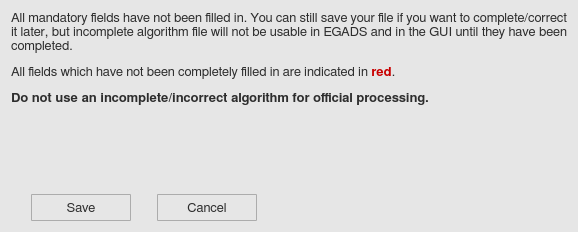
<?xml version="1.0" encoding="UTF-8"?>
<ui version="4.0">
 <class>fillWindow</class>
 <widget class="QWidget" name="fillWindow">
  <property name="geometry">
   <rect>
    <x>0</x>
    <y>0</y>
    <width>578</width>
    <height>232</height>
   </rect>
  </property>
  <property name="minimumSize">
   <size>
    <width>0</width>
    <height>0</height>
   </size>
  </property>
  <property name="maximumSize">
   <size>
    <width>16777215</width>
    <height>16777215</height>
   </size>
  </property>
  <property name="font">
   <font>
    <family>FreeSans</family>
    <pointsize>10</pointsize>
    <stylestrategy>PreferAntialias</stylestrategy>
    <kerning>true</kerning>
   </font>
  </property>
  <property name="windowTitle">
   <string>Warning</string>
  </property>
  <property name="windowIcon">
   <iconset>
    <normaloff>icons/warning_popup_icon.svg</normaloff>icons/warning_popup_icon.svg</iconset>
  </property>
  <property name="styleSheet">
   <string notr="true">QWidget {
	background-color: rgb(230,230,230);
}</string>
  </property>
  <layout class="QGridLayout" name="gridLayout">
   <item row="0" column="0">
    <widget class="QLabel" name="fw_label_1">
     <property name="sizePolicy">
      <sizepolicy hsizetype="Expanding" vsizetype="Expanding">
       <horstretch>0</horstretch>
       <verstretch>0</verstretch>
      </sizepolicy>
     </property>
     <property name="minimumSize">
      <size>
       <width>0</width>
       <height>0</height>
      </size>
     </property>
     <property name="maximumSize">
      <size>
       <width>16777215</width>
       <height>16777215</height>
      </size>
     </property>
     <property name="font">
      <font>
       <family>FreeSans</family>
       <pointsize>10</pointsize>
       <weight>50</weight>
       <bold>false</bold>
       <stylestrategy>PreferAntialias</stylestrategy>
       <kerning>true</kerning>
      </font>
     </property>
     <property name="styleSheet">
      <string notr="true">QLabel {
	color: rgb(45,45,45);
}</string>
     </property>
     <property name="text">
      <string>&lt;html&gt;&lt;head/&gt;&lt;body&gt;&lt;p align=&quot;justify&quot;&gt;All mandatory fields have not been filled in. You can still save your file if you want to complete/correct it later, but incomplete algorithm file will not be usable in EGADS and in the GUI until they have been completed.&lt;/p&gt;&lt;p align=&quot;justify&quot;&gt;All fields which have not been completely filled in are indicated in &lt;span style=&quot; font-weight:600; color:#c80000;&quot;&gt;red&lt;/span&gt;.&lt;/p&gt;&lt;p align=&quot;justify&quot;&gt;&lt;span style=&quot; font-weight:600;&quot;&gt;Do not use an incomplete/incorrect algorithm for official processing.&lt;/span&gt;&lt;/p&gt;&lt;/body&gt;&lt;/html&gt;</string>
     </property>
     <property name="alignment">
      <set>Qt::AlignLeading|Qt::AlignLeft|Qt::AlignTop</set>
     </property>
     <property name="wordWrap">
      <bool>true</bool>
     </property>
    </widget>
   </item>
   <item row="1" column="0">
    <spacer name="verticalSpacer">
     <property name="orientation">
      <enum>Qt::Vertical</enum>
     </property>
     <property name="sizeType">
      <enum>QSizePolicy::Fixed</enum>
     </property>
     <property name="sizeHint" stdset="0">
      <size>
       <width>20</width>
       <height>20</height>
      </size>
     </property>
    </spacer>
   </item>
   <item row="2" column="0">
    <layout class="QHBoxLayout" name="horizontalLayout_2">
     <item>
      <spacer name="horizontalSpacer_4">
       <property name="orientation">
        <enum>Qt::Horizontal</enum>
       </property>
       <property name="sizeType">
        <enum>QSizePolicy::Fixed</enum>
       </property>
       <property name="sizeHint" stdset="0">
        <size>
         <width>20</width>
         <height>20</height>
        </size>
       </property>
      </spacer>
     </item>
     <item>
      <widget class="QToolButton" name="fw_okButton">
       <property name="minimumSize">
        <size>
         <width>100</width>
         <height>27</height>
        </size>
       </property>
       <property name="maximumSize">
        <size>
         <width>100</width>
         <height>27</height>
        </size>
       </property>
       <property name="font">
        <font>
         <family>FreeSans</family>
         <pointsize>10</pointsize>
         <weight>50</weight>
         <bold>false</bold>
         <stylestrategy>PreferDefault</stylestrategy>
         <kerning>true</kerning>
        </font>
       </property>
       <property name="styleSheet">
        <string notr="true">QToolButton {
	border: 1px solid #acacac;
	border-radius: 1px;
	background-color: qlineargradient(x1:0, y1:0, x2:0, y2:1,
									stop:0 #f0f0f0, stop:1 #e5e5e5);
	color: rgb(45,45,45);
}

QToolButton:hover {
	border: 1px solid #7eb4ea;
	border-radius: 1px;
	background-color: qlineargradient(x1:0, y1:0, x2:0, y2:1,
									stop:0 #ecf4fc, stop:1 #dcecfc);
}

QToolButton:pressed {
	border: 1px solid #579de5;
	border-radius: 1px;
	background-color: qlineargradient(x1:0, y1:0, x2:0, y2:1,
									stop:0 #daecfc, stop:1 #c4e0fc);
}</string>
       </property>
       <property name="text">
        <string>Save</string>
       </property>
       <property name="toolButtonStyle">
        <enum>Qt::ToolButtonTextOnly</enum>
       </property>
      </widget>
     </item>
     <item>
      <spacer name="horizontalSpacer_3">
       <property name="orientation">
        <enum>Qt::Horizontal</enum>
       </property>
       <property name="sizeType">
        <enum>QSizePolicy::Fixed</enum>
       </property>
       <property name="sizeHint" stdset="0">
        <size>
         <width>20</width>
         <height>20</height>
        </size>
       </property>
      </spacer>
     </item>
     <item>
      <widget class="QToolButton" name="fw_cancelButton">
       <property name="minimumSize">
        <size>
         <width>100</width>
         <height>27</height>
        </size>
       </property>
       <property name="maximumSize">
        <size>
         <width>100</width>
         <height>27</height>
        </size>
       </property>
       <property name="font">
        <font>
         <family>FreeSans</family>
         <pointsize>10</pointsize>
         <weight>50</weight>
         <bold>false</bold>
         <stylestrategy>PreferDefault</stylestrategy>
         <kerning>true</kerning>
        </font>
       </property>
       <property name="styleSheet">
        <string notr="true">QToolButton {
	border: 1px solid #acacac;
	border-radius: 1px;
	background-color: qlineargradient(x1:0, y1:0, x2:0, y2:1,
									stop:0 #f0f0f0, stop:1 #e5e5e5);
	color: rgb(45,45,45);
}

QToolButton:hover {
	border: 1px solid #7eb4ea;
	border-radius: 1px;
	background-color: qlineargradient(x1:0, y1:0, x2:0, y2:1,
									stop:0 #ecf4fc, stop:1 #dcecfc);
}

QToolButton:pressed {
	border: 1px solid #579de5;
	border-radius: 1px;
	background-color: qlineargradient(x1:0, y1:0, x2:0, y2:1,
									stop:0 #daecfc, stop:1 #c4e0fc);
}</string>
       </property>
       <property name="text">
        <string>Cancel</string>
       </property>
       <property name="toolButtonStyle">
        <enum>Qt::ToolButtonTextOnly</enum>
       </property>
      </widget>
     </item>
     <item>
      <spacer name="horizontalSpacer_2">
       <property name="orientation">
        <enum>Qt::Horizontal</enum>
       </property>
       <property name="sizeType">
        <enum>QSizePolicy::Expanding</enum>
       </property>
       <property name="sizeHint" stdset="0">
        <size>
         <width>20</width>
         <height>20</height>
        </size>
       </property>
      </spacer>
     </item>
    </layout>
   </item>
  </layout>
 </widget>
 <resources/>
 <connections/>
</ui>
